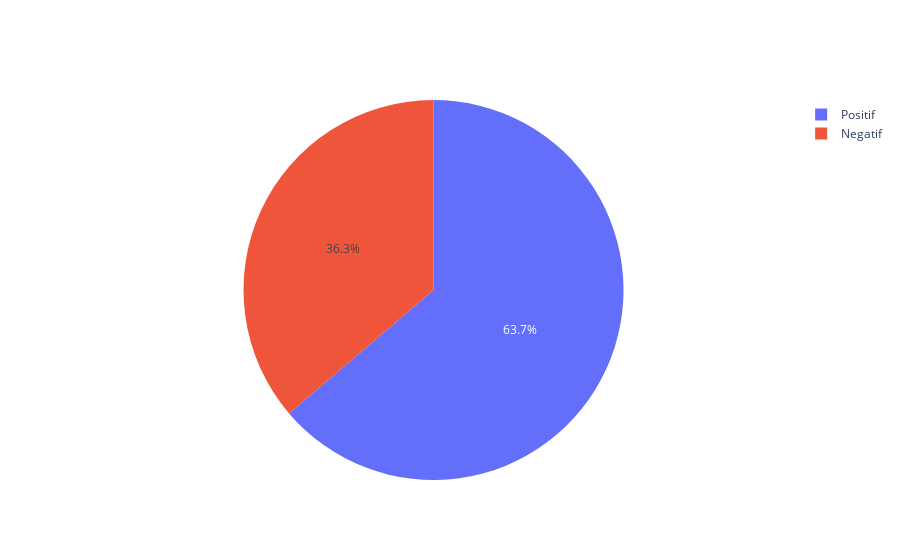

Notebook code cell kept with this figure:
### Code cell
import plotly.graph_objs as go

labels = ['Positif','Negatif']
values = [int(pos),int(neg)]

trace = go.Pie(labels=labels, values=values)
iplot([trace], filename='basic_pie_chart')

### Figure 1 — Plotly figure (JSON) as saved in the notebook; plotly's stock layout.template omitted (floating-point values rounded to 4 significant figures)
{"data": [{"labels": ["Positif", "Negatif"], "type": "pie", "values": [51, 29]}], "layout": {}}
